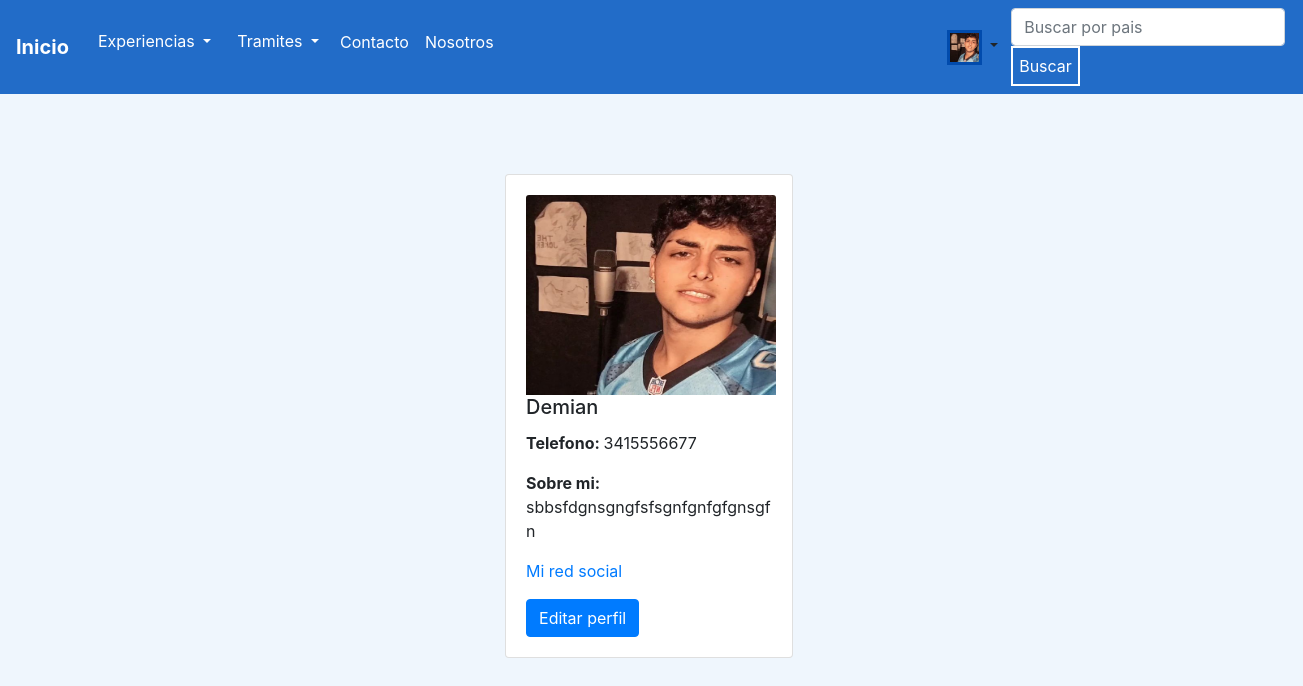
Before: /Perfil/6/ with the older database file.
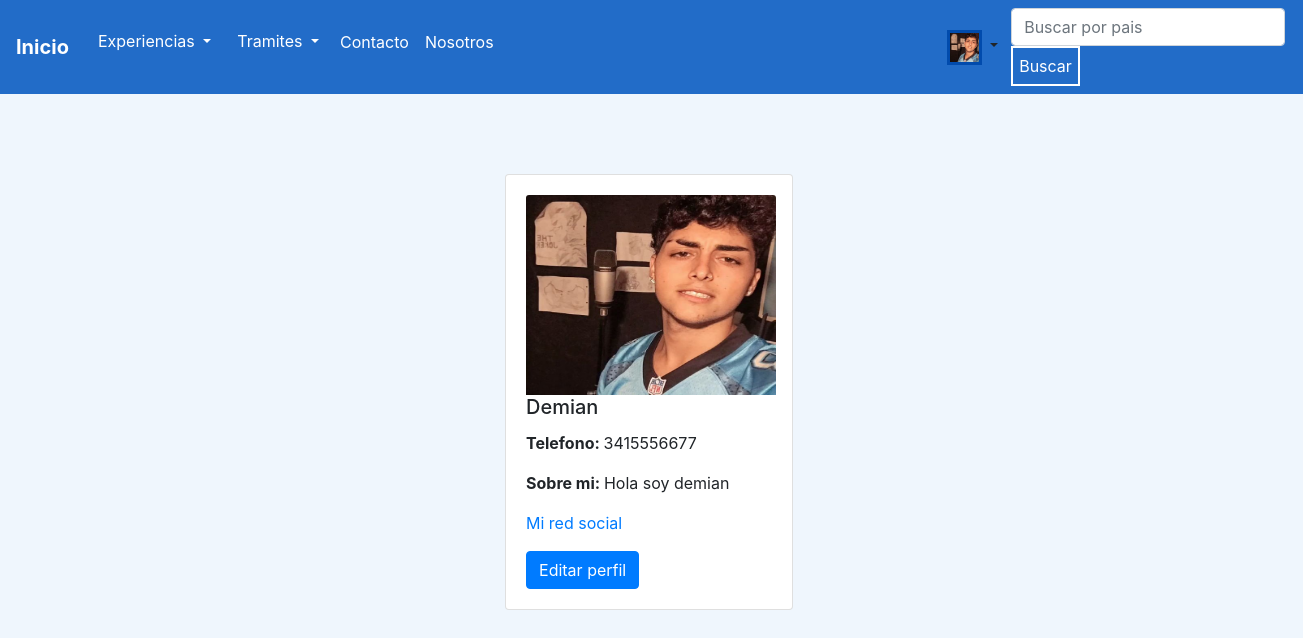
After: the same page with the newer database file.
### cuenta/models.py (models this page shows, shortened)
class User(AbstractUser):
    descripcion = models.CharField(max_length=100, blank=True, null=True)
    telefono = models.IntegerField(null=True, blank=True)
    redes_sociales = models.URLField(max_length=100, null=True, blank=True)
    image = models.ImageField(upload_to = 'imagenes_User/', blank=True, null=True )
    class Meta:
        verbose_name = 'Usuario'
        verbose_name_plural = 'Usuarios'

### cuenta/views.py (the view, shortened to what this page needs)
# urls.py: path("Perfil/<int:pk>/",Perfil.as_view() , name="Perfil"),
class Perfil(DetailView):
    model = User
    template_name= 'registro/perfil.html'

### templates/registro/perfil.html (shortened to what this page needs)
{% extends 'base.html' %}
{% block contenido %}
<div class="d-flex" style="margin-top:5rem; margin-left:7rem">
    <div class="card" style="width: 18rem; margin-left: 33%;">
        <div class="card-body">
            {% if object.image %}
            <img src="{{object.image.url}}" style="min-width: 250px; min-height:200px;max-width: 2000px; max-height:200px;" class="card-img-top" >
            {% else %}
            <img src="\media\imagenes_User\usuariodefault.jpg" width="200px" height="200px"   style="border-style: solid; border-color: rgb(37, 99, 181); margin-left: 4%; margin-top: 2%; "  >
            {% endif %}
            <h5 class="card-title">{{object.username}}</h5>
            {% if object.telefono %}
            <p class="card-text"><b>Telefono: </b>{{object.telefono}}</p>
            {% endif %}
            {% if object.descripcion %}
            <p class="card-text"> <b>Sobre mi: </b>{{object.descripcion}}</p>
            {% endif %}
            {% if object.redes_sociales %}
            <p><a class="class=nav-link" href="{{object.redes_sociales}}">Mi red social</a></p>
            {% endif %}
            <a href="/editarPerfil/{{object.id}}/" class="btn btn-primary">Editar perfil</a>
        </div>
    </div>
</div>
{% endblock %}

### templates/base.html (shortened to what this page needs)
<!DOCTYPE html>
<html lang="en">
<head>
    {% load static %}
    <link rel="stylesheet" href="https://cdn.jsdelivr.net/npm/bootstrap@4.6.1/dist/css/bootstrap.min.css"
>
        <link rel="stylesheet"  href="{% static 'blog_viaje-GomezMogniLavezzo/styles.css' %}" type="text/css">
</head>
<header>
    <nav class="navbar navbar-expand-lg navbar "  >
        <a class="navbar-brand text-white" href="/"><b>Inicio </b></a>
        <div class="collapse navbar-collapse" id="navbarSupportedContent">
            <ul class="navbar-nav mr-auto">
                <li class="nav-item" >
                    <div class="btn-group"  >
                        <button type="button" class="btn dropdown-toggle text-white " data-toggle="dropdown" aria-expanded="false" >
                            Experiencias
                        </button>
                </li>
                <li class="nav-item" >
                    <div class="btn-group"  >
                        <button type="button" class="btn dropdown-toggle text-white " data-toggle="dropdown" aria-expanded="false" >
                            Tramites
                        </button>
                </li>
                <li class="nav-item">
                    <a class="nav-link text-white" href="/contacto/">Contacto</a>
                </li>
                <li class="nav-item" >
                    <a class="nav-link text-white" href="/nosotros/">Nosotros</a>
                </li>
                {% if user.is_authenticated %}
                    <div class="btn-group" style="margin-left:27rem ;">
                        <button type="button" class="btn  dropdown-toggle" data-toggle="dropdown" aria-expanded="false" >
                            {% if user.image %}
                               <img src="{{user.image.url}}" width="35px" height="35px" style=" margin-top:2.5%;border-style: solid; border-color: rgb(1, 75, 173);  ">
                            {% else %}
                               <img src="\media\imagenes_User\usuariodefault.jpg" width="35px" height="35px" style=" margin-top:2.5%;border-style: solid; border-color: rgb(1, 75, 173);  ">
                            {% endif %}
                        </button>
                {% endif %}
            </ul>
            <form class="form-inline my-2 my-lg-0" action ="/search_experiencias_view/" method = "GET" style="margin-right: 4%;">
                <input  class="form-control mr-sm-2" type="text" placeholder="Buscar por pais" aria-label="Search" name = 'search'>
                <button class="BotonBuscador " type="submit">Buscar</button>
            </form>
        </div>
    </nav>
</header>
<body >
{% block contenido %}
{% endblock %}
</body>
</html>

Changed rows visible on the page:
changed User "Demian": descripcion "sbbsfdgnsgngfsfsgnfgnfgfgnsgfn" → "Hola soy demian"
